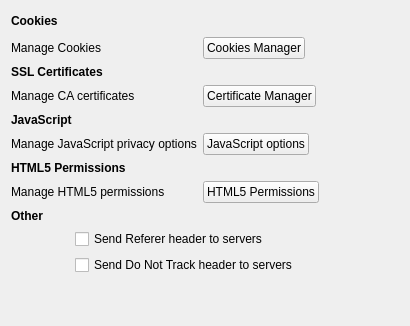
         <widget class="QWidget" name="privacyPage">
          <layout class="QGridLayout" name="gridLayout_12">
           <item row="24" column="1" colspan="3">
            <widget class="QCheckBox" name="sendReferer">
             <property name="text">
              <string>Send Referer header to servers</string>
             </property>
            </widget>
           </item>
           <item row="8" column="0" colspan="3">
            <widget class="QLabel" name="label_12">
             <property name="text">
              <string>&lt;b&gt;Cookies&lt;/b&gt;</string>
             </property>
            </widget>
           </item>
           <item row="25" column="1" colspan="3">
            <widget class="QCheckBox" name="doNotTrack">
             <property name="text">
              <string>Send Do Not Track header to servers</string>
             </property>
            </widget>
           </item>
           <item row="22" column="0" colspan="4">
            <widget class="QLabel" name="label_50">
             <property name="text">
              <string>&lt;b&gt;Other&lt;/b&gt;</string>
             </property>
            </widget>
           </item>
           <item row="16" column="0" colspan="3">
            <widget class="QLabel" name="label_49">
             <property name="text">
              <string>Manage CA certificates</string>
             </property>
             <property name="wordWrap">
              <bool>true</bool>
             </property>
            </widget>
           </item>
           <item row="30" column="0" colspan="4">
            <spacer name="verticalSpacer_3">
             <property name="orientation">
              <enum>Qt::Vertical</enum>
             </property>
             <property name="sizeHint" stdset="0">
              <size>
               <width>20</width>
               <height>40</height>
              </size>
             </property>
            </spacer>
           </item>
           <item row="16" column="3">
            <widget class="QPushButton" name="sslManagerButton">
             <property name="sizePolicy">
              <sizepolicy hsizetype="Fixed" vsizetype="Fixed">
               <horstretch>0</horstretch>
               <verstretch>0</verstretch>
              </sizepolicy>
             </property>
             <property name="text">
              <string>Certificate Manager</string>
             </property>
            </widget>
           </item>
           <item row="14" column="0" colspan="4">
            <widget class="QLabel" name="label_48">
             <property name="text">
              <string>&lt;b&gt;SSL Certificates&lt;/b&gt;</string>
             </property>
            </widget>
           </item>
           <item row="17" column="0" colspan="4">
            <widget class="QLabel" name="label_61">
             <property name="mouseTracking">
              <bool>true</bool>
             </property>
             <property name="text">
              <string>&lt;b&gt;JavaScript&lt;/b&gt;</string>
             </property>
            </widget>
           </item>
           <item row="18" column="0" colspan="3">
            <widget class="QLabel" name="label_25">
             <property name="mouseTracking">
              <bool>false</bool>
             </property>
             <property name="text">
              <string>Manage JavaScript privacy options</string>
             </property>
            </widget>
           </item>
           <item row="18" column="3">
            <widget class="QPushButton" name="jsOptionsButton">
             <property name="sizePolicy">
              <sizepolicy hsizetype="Fixed" vsizetype="Fixed">
               <horstretch>0</horstretch>
               <verstretch>0</verstretch>
              </sizepolicy>
             </property>
             <property name="text">
              <string>JavaScript options</string>
             </property>
            </widget>
           </item>
           <item row="12" column="3">
            <widget class="QPushButton" name="cookieManagerBut">
             <property name="sizePolicy">
              <sizepolicy hsizetype="Fixed" vsizetype="Fixed">
               <horstretch>0</horstretch>
               <verstretch>0</verstretch>
              </sizepolicy>
             </property>
             <property name="text">
              <string>Cookies Manager</string>
             </property>
            </widget>
           </item>
           <item row="24" column="0">
            <spacer name="horizontalSpacer_20">
             <property name="orientation">
              <enum>Qt::Horizontal</enum>
             </property>
             <property name="sizeType">
              <enum>QSizePolicy::Fixed</enum>
             </property>
             <property name="sizeHint" stdset="0">
              <size>
               <width>20</width>
               <height>20</height>
              </size>
             </property>
            </spacer>
           </item>
           <item row="12" column="0" colspan="3">
            <widget class="QLabel" name="label_19">
             <property name="text">
              <string>Manage Cookies</string>
             </property>
            </widget>
           </item>
           <item row="8" column="3">
            <spacer name="horizontalSpacer_22">
             <property name="orientation">
              <enum>Qt::Horizontal</enum>
             </property>
             <property name="sizeHint" stdset="0">
              <size>
               <width>40</width>
               <height>20</height>
              </size>
             </property>
            </spacer>
           </item>
           <item row="20" column="0" colspan="4">
            <widget class="QLabel" name="label_62">
             <property name="text">
              <string>&lt;b&gt;HTML5 Permissions&lt;/b&gt;</string>
             </property>
            </widget>
           </item>
           <item row="21" column="0" colspan="3">
            <widget class="QLabel" name="label_63">
             <property name="text">
              <string>Manage HTML5 permissions</string>
             </property>
            </widget>
           </item>
           <item row="21" column="3">
            <widget class="QPushButton" name="html5permissions">
             <property name="sizePolicy">
              <sizepolicy hsizetype="Fixed" vsizetype="Fixed">
               <horstretch>0</horstretch>
               <verstretch>0</verstretch>
              </sizepolicy>
             </property>
             <property name="text">
              <string>HTML5 Permissions</string>
             </property>
            </widget>
           </item>
          </layout>
         </widget>
